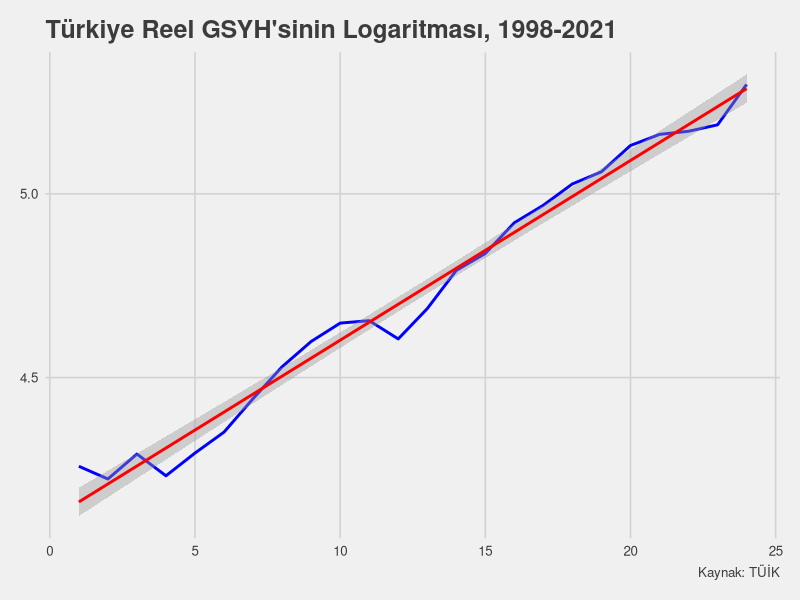
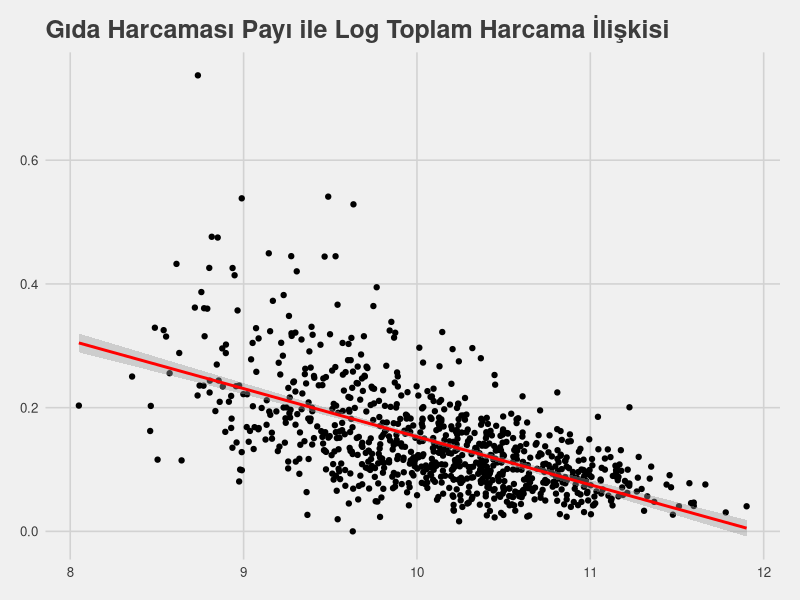
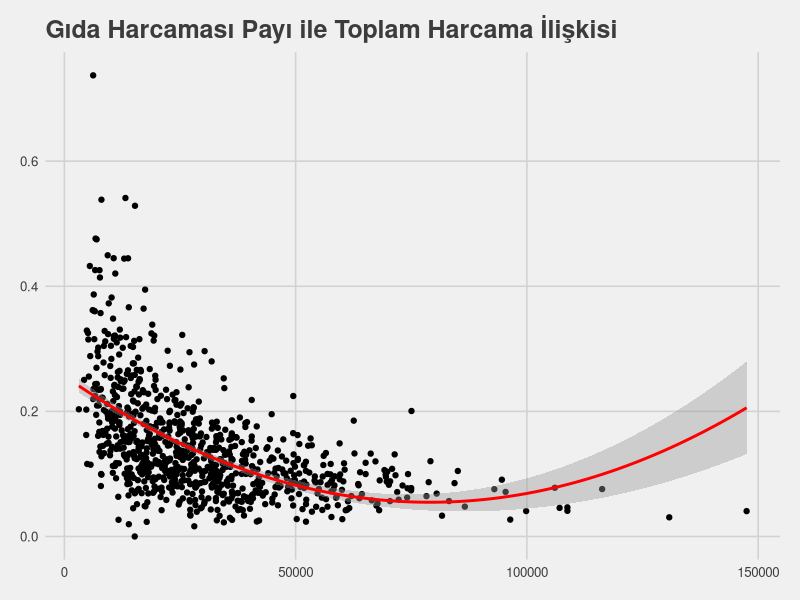

Here is the R script that generated these plots, in order:
## ---- chunk 1
#| warning: false

library(readxl)
library(tidyverse)
library(ggthemes)
library(magrittr)

df1 <- read_excel("./data/rmfk1.xls")

df1 %<>%
select(output,labor,capital)

## ---- chunk 2

df1 %<>%
mutate(
    ln_output = log(output),
    ln_labor = log(labor),
    ln_capital = log(capital)
)

## ---- chunk 3

loglog_model <- lm(ln_output ~ ln_labor + ln_capital, data = df1)
summary(loglog_model)

## ---- chunk 4

exp(as.numeric(coef(loglog_model)[1]))

## ---- chunk 5

df2 <- read_excel("./data/rmfk2.xlsx")

df2 %<>%
mutate(
    t = seq(1,nrow(.),1),
    ln_rgdp = log(rgdp)
)

## ---- chunk 6
#| warning: false

ggplot(df2, aes(x = t, y = ln_rgdp)) +
geom_line(color = "blue", size = 1) +
geom_smooth(method = "lm", color = "red", size = 1) +
theme_fivethirtyeight() +
labs(
    title = "Türkiye Reel GSYH'sinin Logaritması, 1998-2021",
    caption = "Kaynak: TÜİK"
)

## ---- chunk 7

loglin_model <- lm(ln_rgdp ~ t, data = df2)
summary(loglin_model)

## ---- chunk 8

df2$rgdp[1]

## ---- chunk 9

exp(as.numeric(coef(loglin_model)[2])) - 1

## ---- chunk 10

dtrend_model <- lm(rgdp ~ t, data = df2)
summary(dtrend_model)

## ---- chunk 11

df3 <- read_excel("./data/rmfk3.xls")

df3 %<>%
select(sfdho,expend) %>%
mutate(
    ln_expend = log(expend)
)

## ---- chunk 12

linlog_model <- lm(sfdho ~ ln_expend, data = df3)
summary(linlog_model)

## ---- chunk 13
#| warning: false

ggplot(df3, aes(x = ln_expend, y = sfdho)) +
geom_point() +
geom_smooth(method = "lm", color = "red") +
theme_fivethirtyeight() +
labs(
    title = "Gıda Harcaması Payı ile Log Toplam Harcama İlişkisi"
)

ggplot(df3, aes(x = expend, y = sfdho)) +
geom_point() +
geom_smooth(method = "lm", formula = y ~ poly(x, 2, raw = TRUE), color = "red") +
theme_fivethirtyeight() +
labs(
    title = "Gıda Harcaması Payı ile Toplam Harcama İlişkisi"
)

## ---- chunk 14

df3 %<>%
mutate(
    ters_expend = 1 / expend
)

## ---- chunk 15

ters_model <- lm(sfdho ~ ters_expend, data = df3)
summary(ters_model)

## ---- chunk 16

df2 %<>%
mutate(
    t2 = t^2
)

## ---- chunk 17

polinom2_model <- lm(rgdp ~ t + t2, data = df2)
summary(polinom2_model)

## ---- chunk 18

polinom2_model_l <- lm(ln_rgdp ~ t + t2, data = df2)
summary(polinom2_model_l)

